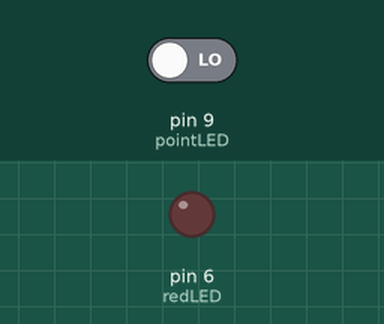
Recording of a sketch running on a simulated Arduino Uno, built with avr-gcc and run on an emulated ATmega328P. On the bench: output pins drawn as LEDs (lit = HIGH). Dashed ring = blinking. The inputs (shaded band) are chosen by the test bench; at power-on: pin 9 (pointLED) LOW.

Above: at 1.2 s.
1.3 s: pin 9 (pointLED) driven HIGH
At 1.57 s:
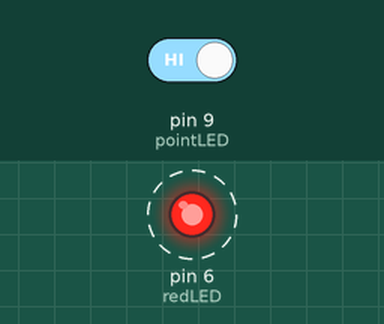
4.3 s: pin 9 (pointLED) driven LOW
At 5.7 s:
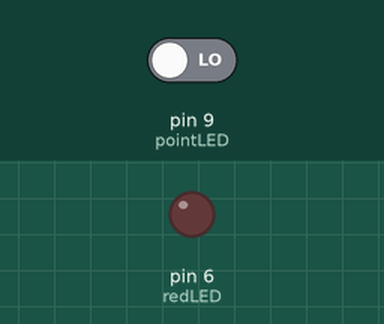
Timing chart, 0 to 7.3 s (numbered marks = the images above; inputs shaded):
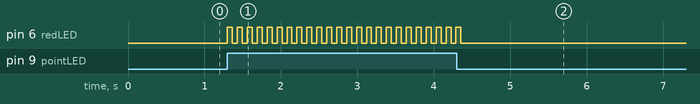

The sketch:

sketch_mar17a.ino
```cpp
// This is Morgana's edit to this script

#define redLED 6
#define pointLED 9
int temp = LOW;

void setup() {
  pinMode(redLED, OUTPUT);    // sets the digital pin 6 as output
  pinMode(pointLED, INPUT);     //sets the digital pin 15 as input
}

void loop() {
  temp = digitalRead(pointLED);
  if(temp == HIGH)
  {
    digitalWrite(redLED, HIGH); // sets the digital pin 14 on
    delay(65);            // waits for a second
    digitalWrite(redLED, LOW);  // sets the digital pin 14 off
    delay(65);
                // waits for a second
  }
  else ( temp == LOW);
  {
    digitalWrite(redLED, LOW);
  }
  temp = digitalRead(pointLED);
}
```

Measured:
- after the input at 1.3 s, pin 6 (redLED): alternates HIGH for 0.07 s and LOW for 0.07 s, starting at once
- after the input at 4.3 s, pin 6 (redLED): goes on until 4.4 s, then stays LOW
